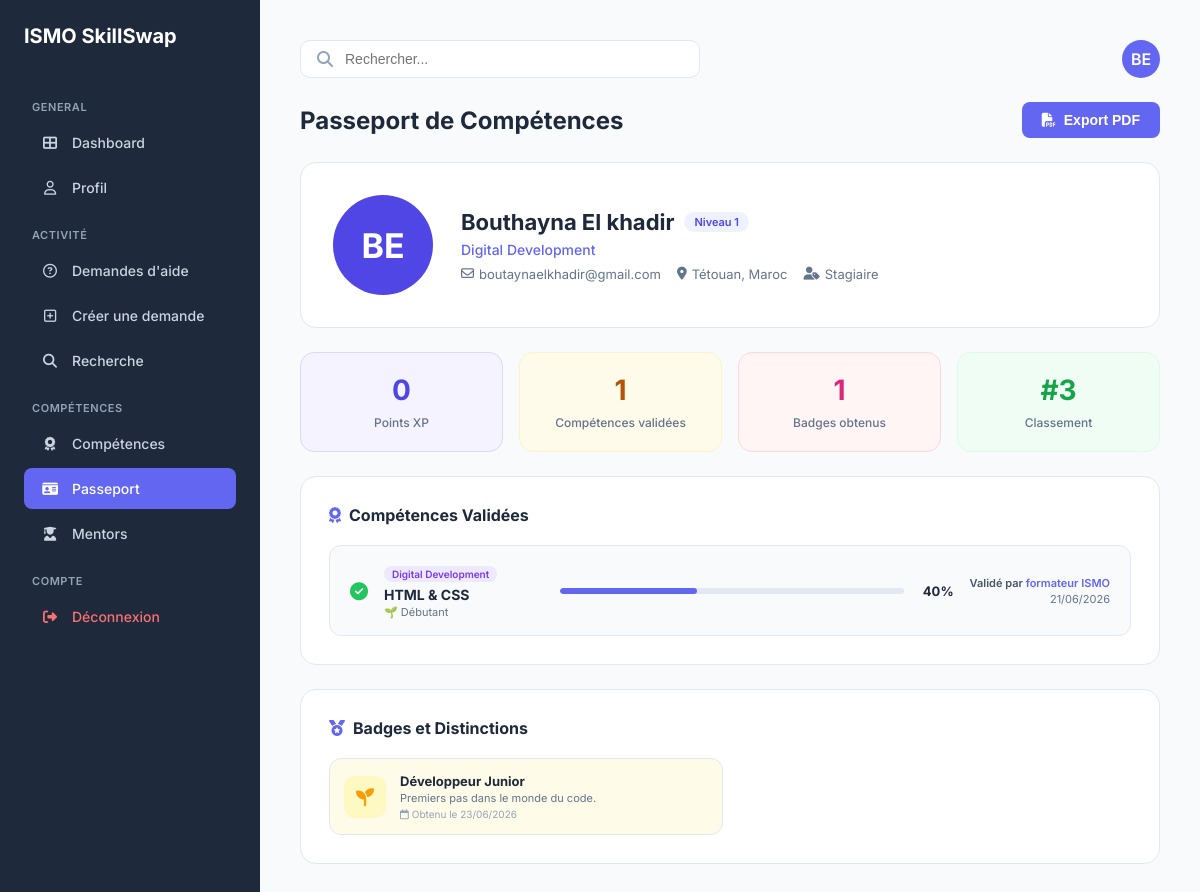
/passport.php (signed in), run on the app's committed database.
### tables this page shows
CREATE TABLE `utilisateur` (
  `id_utilisateur` int NOT NULL,
  `nom_uti` varchar(50) DEFAULT NULL,
  `prenom_uti` varchar(50) DEFAULT NULL,
  `email_uti` varchar(100) DEFAULT NULL,
  `pwd_uti` varchar(255) DEFAULT NULL,
  `role` enum('stagiaire','formateur','admin') DEFAULT NULL,
  `photo` varchar(255) DEFAULT 'default.png',
  `is_verified` tinyint(1) DEFAULT '0'
);

CREATE TABLE `stagiaire` (
  `id_utilisateur` int NOT NULL,
  `cef` varchar(50) DEFAULT NULL,
  `filiere` varchar(50) DEFAULT NULL,
  `score_global` int DEFAULT '0',
  `disponibilite` tinyint(1) DEFAULT '1',
  `id_passeport` int DEFAULT NULL
);

CREATE TABLE `maitriser` (
  `id_utilisateur` int NOT NULL,
  `id_comp` int NOT NULL,
  `niveau_estime` enum('debutant','intermediaire','avance','expert') DEFAULT 'debutant'
);

CREATE TABLE `competence` (
  `id_comp` int NOT NULL,
  `nom_comp` varchar(100) DEFAULT NULL,
  `categorie` varchar(50) DEFAULT NULL
);

CREATE TABLE `validation` (
  `id_validation` int NOT NULL,
  `date_validation` date DEFAULT NULL,
  `etat_validation` enum('en_attente','valide','refuse') DEFAULT 'en_attente',
  `id_comp` int DEFAULT NULL,
  `id_stagiaire` int DEFAULT NULL,
  `id_formateur` int DEFAULT NULL,
  `commentaire_refus` text
);

CREATE TABLE `obtenir` (
  `id_utilisateur` int NOT NULL,
  `id_badge` int NOT NULL,
  `date_obtention` date DEFAULT NULL,
  `statut` varchar(50) DEFAULT 'Non attribué'
);

CREATE TABLE `badges` (
  `id_badge` int NOT NULL,
  `nom_badge` varchar(50) DEFAULT NULL,
  `description_badge` text,
  `image_badge` varchar(255) DEFAULT 'default_badge.png'
);

### passport.php (the view, shortened to what this page needs)
<?php
require_once 'config.php';
$userId   = $_SESSION['user_id'];
$user_role = $_SESSION['user_role'];
$themeClass = 'theme-stagiaire';
$queryUser = $pdo->prepare("SELECT * FROM utilisateur WHERE id_utilisateur = ?");
$queryUser->execute([$userId]);
$user = $queryUser->fetch();
$nom_complet = htmlspecialchars($user['prenom_uti'] . ' ' . $user['nom_uti']);
$initials    = strtoupper(substr($user['prenom_uti'], 0, 1) . substr($user['nom_uti'], 0, 1));
$filiere      = '';
$score_global = 0;
$niveau       = 1;
$competences  = [];
$badges       = [];
$classement   = '#—';
if ($user_role === 'stagiaire') {
    $stmtStag = $pdo->prepare("SELECT * FROM stagiaire WHERE id_utilisateur = ?");
    $stmtStag->execute([$userId]);
    $stagiaire    = $stmtStag->fetch();
    $filiere      = $stagiaire['filiere']      ?? 'Développement Digital';
    $score_global = $stagiaire['score_global'] ?? 0;
    $niveau       = max(1, floor($score_global / 300));
    $stmtComps = $pdo->prepare(
        "SELECT c.nom_comp, c.categorie, m.niveau_estime,
                v.date_validation,
                u.prenom_uti AS form_prenom, u.nom_uti AS form_nom
         FROM maitriser m
         JOIN competence c ON m.id_comp = c.id_comp
         LEFT JOIN validation v ON v.id_comp = m.id_comp
                                AND v.id_stagiaire = m.id_utilisateur
                                AND v.etat_validation = 'valide'
         LEFT JOIN utilisateur u ON v.id_formateur = u.id_utilisateur
         WHERE m.id_utilisateur = ?
         ORDER BY c.categorie, c.nom_comp"
    );
    $stmtComps->execute([$userId]);
    $competences = $stmtComps->fetchAll(PDO::FETCH_ASSOC);
    $stmtBadges = $pdo->prepare(
        "SELECT b.nom_badge, b.description_badge, b.image_badge, o.date_obtention
         FROM obtenir o JOIN badges b ON o.id_badge = b.id_badge
         WHERE o.id_utilisateur = ? ORDER BY o.date_obtention DESC"
    );
    $stmtBadges->execute([$userId]);
    $badges = $stmtBadges->fetchAll(PDO::FETCH_ASSOC);
    $rankStmt = $pdo->query("SELECT id_utilisateur, RANK() OVER (ORDER BY score_global DESC) AS rang FROM stagiaire");
    foreach ($rankStmt->fetchAll(PDO::FETCH_ASSOC) as $r) {
        if ($r['id_utilisateur'] == $userId) { $classement = '#' . $r['rang']; break; }
    }
}
$niveauPct   = ['debutant' => 40, 'intermediaire' => 65, 'avance' => 85, 'expert' => 100];
$niveauLabel = ['debutant' => '🌱 Débutant', 'intermediaire' => '⚡ Intermédiaire', 'avance' => '🔥 Avancé', 'expert' => '🏆 Expert'];
?>
<!DOCTYPE html>
<html lang="fr">
<head>
    <link rel="stylesheet" href="https://cdnjs.cloudflare.com/ajax/libs/font-awesome/6.4.0/css/all.min.css">
</head>
<body class="<?php echo $themeClass; ?>">
<?php if($user_role==="stagiaire")include 'sidebarstgpass.php'; ?>
<main class="main">
    <header>
        <div class="search-box">
            <i class="fas fa-search" style="color:#94a3b8;"></i>
            <input type="text" placeholder="Rechercher...">
        </div>
        <a href="profil.php" class="avatar-top"><?php echo $initials; ?></a>
    </header>
    <div class="title-row">
        <h2 class="page-title">Passeport de Compétences</h2>
        <button class="btn-pdf" onclick="window.print()"><i class="fas fa-file-pdf"></i> Export PDF</button>
    </div>
    <div class="profile-card">
        <?php
        $avClass = 'av-stagiaire';
        ?>
        <div class="avatar-large <?php echo $avClass; ?>">
            <?php echo $initials; ?>
        </div>
        <div class="profile-details">
            <h2>
                <?php echo $nom_complet; ?>
                <?php if ($user_role === 'stagiaire'): ?>
                    <span class="role-badge rb-stag">Niveau <?php echo $niveau; ?></span>
                <?php elseif ($user_role === 'formateur'): ?>
                    <span class="role-badge rb-form">Formateur</span>
                <?php else: ?>
                    <span class="role-badge rb-admin">Administrateur</span>
                <?php endif; ?>
            </h2>
            <div class="job-title"><?php echo htmlspecialchars($filiere ?: ucfirst($user_role) . ' ISMO'); ?></div>
            <div class="profile-meta">
                <span><i class="far fa-envelope"></i><?php echo htmlspecialchars($user['email_uti']); ?></span>
                <span><i class="fas fa-map-marker-alt"></i>Tétouan, Maroc</span>
                <span><i class="fas fa-user-tag"></i><?php echo ucfirst($user_role); ?></span>
            </div>
        </div>
    </div>
    <?php if ($user_role === 'stagiaire'): ?>
    <div class="stats-grid">
        <div class="card-stat" style="background:#f5f3ff; border-color:#ddd6fe;">
            <span class="val" style="color:#4f46e5;"><?php echo $score_global; ?></span>
            <span class="label">Points XP</span>
        </div>
        <div class="card-stat" style="background:#fffbeb; border-color:#fef3c7;">
            <span class="val" style="color:#b45309;"><?php echo count($competences); ?></span>
            <span class="label">Compétences validées</span>
        </div>
        <div class="card-stat" style="background:#fff5f5; border-color:#fed7d7;">
            <span class="val" style="color:#db2777;"><?php echo count($badges); ?></span>
            <span class="label">Badges obtenus</span>
        </div>
        <div class="card-stat" style="background:#f0fdf4; border-color:#dcfce7;">
            <span class="val" style="color:#16a34a;"><?php echo $classement; ?></span>
            <span class="label">Classement</span>
        </div>
    </div>
    <div class="section-card">
        <h3><i class="fas fa-award"></i> Compétences Validées</h3>
        <?php if (empty($competences)): ?>
            <div class="empty-state"><i class="fas fa-award"></i><p>Aucune compétence validée. Soumettez une demande !</p></div>
        <?php else: ?>
            <?php foreach ($competences as $comp):
                $niv   = $comp['niveau_estime'] ?? 'debutant';
                $pct   = $niveauPct[$niv] ?? 50;
                $label = $niveauLabel[$niv] ?? $niv;
                $form  = !empty($comp['form_prenom']) ? htmlspecialchars($comp['form_prenom'] . ' ' . $comp['form_nom']) : 'Formateur';
                $date  = !empty($comp['date_validation']) ? date('d/m/Y', strtotime($comp['date_validation'])) : '—';
            ?>
            <div class="comp-item">
                <i class="fas fa-circle-check check-icon"></i>
                <div style="min-width:160px;">
                    <?php if (!empty($comp['categorie'])): ?><span class="comp-cat"><?php echo htmlspecialchars($comp['categorie']); ?></span><?php endif; ?>
                    <div class="comp-name"><?php echo htmlspecialchars($comp['nom_comp']); ?></div>
                    <div class="comp-level"><?php echo $label; ?></div>
                </div>
                <div class="comp-center">
                    <div class="bar-bg"><div class="bar-fill" style="width:<?php echo $pct; ?>%;"></div></div>
                    <span class="percentage"><?php echo $pct; ?>%</span>
                </div>
                <div class="comp-right">
                    <p class="validator">Validé par <span><?php echo $form; ?></span></p>
                    <p style="margin-top:2px;"><?php echo $date; ?></p>
                </div>
            </div>
            <?php endforeach; ?>
        <?php endif; ?>
    </div>
    <div class="section-card">
        <h3><i class="fas fa-medal"></i> Badges et Distinctions</h3>
        <?php if (empty($badges)): ?>
            <div class="empty-state"><i class="fas fa-medal"></i><p>Aucun badge. Continuez à aider vos collègues !</p></div>
        <?php else: ?>
        <div class="badges-grid">
            <?php foreach ($badges as $b): ?>
            <div class="badge-card">
                <div class="b-icon"><i class="<?php echo htmlspecialchars($b['image_badge'] ?? 'fas fa-medal'); ?>"></i></div>
                <div class="b-details">
                    <h4><?php echo htmlspecialchars($b['nom_badge']); ?></h4>
                    <p><?php echo htmlspecialchars($b['description_badge'] ?? ''); ?></p>
                    <?php if (!empty($b['date_obtention'])): ?>
                        <span class="b-date"><i class="far fa-calendar" style="margin-right:3px;"></i>Obtenu le <?php echo date('d/m/Y', strtotime($b['date_obtention'])); ?></span>
                    <?php endif; ?>
                </div>
            </div>
            <?php endforeach; ?>
        </div>
        <?php endif; ?>
    </div>
    <?php endif; ?>
</main>
</body>
</html>

### data on the page
utilisateur: initials "BE", nom_complet "Bouthayna El khadir", email_uti "boutaynaelkhadir@gmail.com"
stagiaire: score_global "1", filiere "Digital Development", score_global "0"
maitriser: id_comp.categorie "Digital Development", id_comp.nom_comp "HTML & CSS", niveau_estime "🌱 Débutant", niveau_estime "40", utilisateur.prenom_uti+nom_uti "formateur ISMO", validation.date_validation "21/06/2026"
obtenir: id_badge.nom_badge "Développeur Junior", id_badge.description_badge "Premiers pas dans le monde du code.", date_obtention "23/06/2026"

### other printed values
$user_role "Stagiaire"
count($competences) "1"
count($badges) "1"
$classement "#3"
